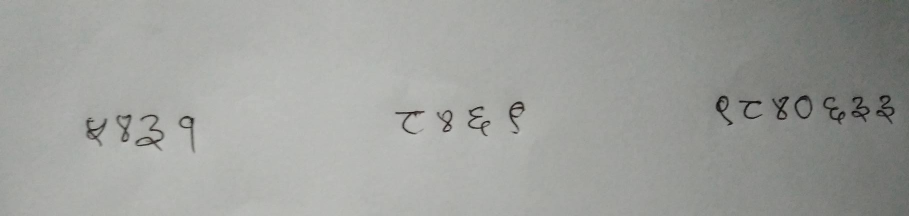
#> input picture templates/images/1.jpg, 1818 x 431 px, given in place of my.jpg, which was not available (shown at 1/2 size)
$ python ranstuff.py
#> lines starting #> are read from the running program, lines starting #| are printed output that depends on the picture; after the words box and inside, x2 and y2 are one past the last pixel; in counts of white or black regions, pixels touching at a corner belong together; pictures that were not available may be replaced by others from this repository, and a replacement may not be noted
import cv2
import numpy as np
from matplotlib import pyplot as plt

from os.path import join, dirname, realpath

UPLOAD_FOLDER = join(dirname(realpath(__file__)),'templates/images/')

img = cv2.imread(UPLOAD_FOLDER+'my.jpg',0)
#> img: shape (431, 1818); min 0, max 207, mean 158.9

# global thresholding
ret1,th1 = cv2.threshold(img,127,255,cv2.THRESH_BINARY)
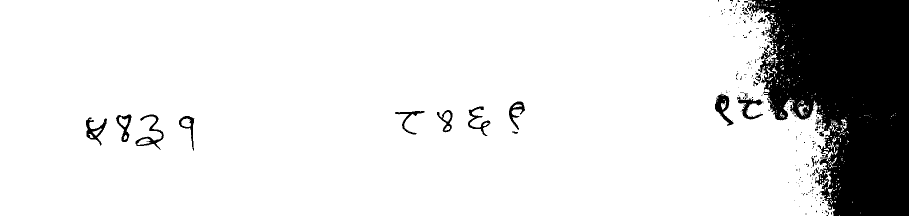
#> th1: shape (431, 1818) (shown at 1/2 size); 86.6% white; 230 black regions (203 under 20 px), largest, box (x1, y1, x2, y2) and area: (1488, 0, 1818, 431) 97194, (1430, 188, 1467, 252) 952, (271, 229, 328, 300) 837
# Otsu's thresholding
ret2,th2 = cv2.threshold(img,0,255,cv2.THRESH_BINARY+cv2.THRESH_OTSU)
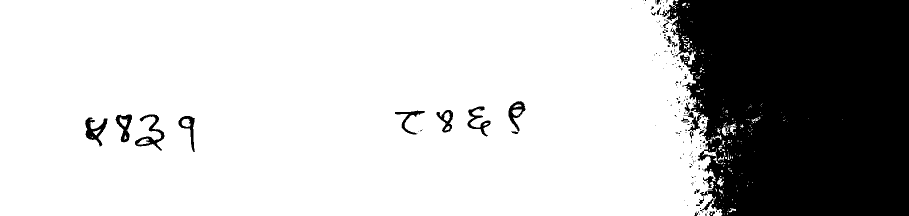
#> th2: shape (431, 1818) (shown at 1/2 size); 75.6% white; 166 black regions (135 under 20 px), largest, box (x1, y1, x2, y2) and area: (1320, 0, 1818, 431) 182545, (270, 229, 329, 301) 1117, (170, 235, 215, 293) 1063
#> ret2 = 146
# Otsu's thresholding after Gaussian filtering
blur = cv2.GaussianBlur(img,(5,5),0)
ret3,th3 = cv2.threshold(blur,0,255,cv2.THRESH_BINARY+cv2.THRESH_OTSU)
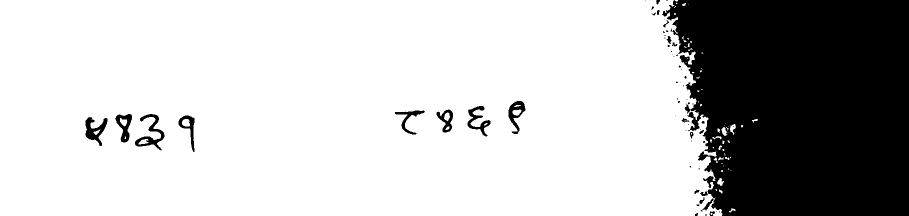
#> th3: shape (431, 1818) (shown at 1/2 size); 75.5% white; 62 black regions (37 under 20 px), largest, box (x1, y1, x2, y2) and area: (1324, 0, 1818, 431) 183543, (270, 228, 329, 301) 1259, (171, 234, 215, 292) 1144
#> ret3 = 146
# plot all the images and their histograms
images = [img, 0, th1,
          img, 0, th2,
          blur, 0, th3]
titles = ['Original Noisy Image','Histogram','Global Thresholding (v=127)',
          'Original Noisy Image','Histogram',"Otsu's Thresholding",
          'Gaussian filtered Image','Histogram',"Otsu's Thresholding"]


for i in range(3):
    plt.subplot(3,3,i*3+1);plt.imshow(images[i*3],'gray')
    plt.title(titles[i*3]), plt.xticks([]), plt.yticks([])
    plt.subplot(3,3,i*3+2),plt.hist(images[i*3].ravel(),256)
    plt.title(titles[i*3+1]), plt.xticks([]), plt.yticks([])
    plt.subplot(3,3,i*3+3),plt.imshow(images[i*3+2],'gray')
    plt.title(titles[i*3+2]), plt.xticks([]), plt.yticks([])
plt.show()
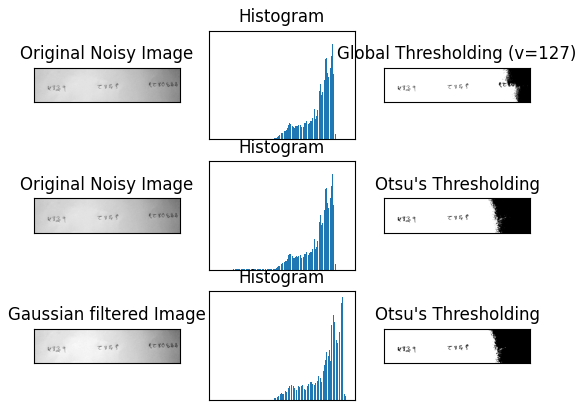
#> figure drawn by matplotlib, 9 panels
